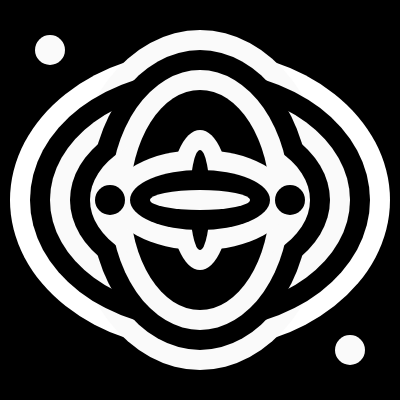
Frame 1 (no input)
Frame 60 (no input): identical to frame 1, image omitted
Frame 120 (the mouse pressed at the canvas centre since frame 60): identical to frame 1, image omitted

The p5.js sketch that drew this single still picture (run headless with seeded random() and noise() and a simulated clock; from frame 60 on, the mouse is pressed at the canvas centre):

// p5.js sketch
// ── sketch.js
function setup() {
  createCanvas(400, 400);
}

function draw() {
    background(0);
    noStroke();

    fill(0);
    ellipse(200, 200, 300, 380);
    fill(2500);
    ellipse(200, 200, 380, 300); 

    fill(250);
    ellipse(200, 200, 260, 340);
    fill(0);
    ellipse(200, 200, 340, 260); 


    fill(250);
    ellipse(200, 200, 300, 220);
    fill(0);
    ellipse(200, 200, 220, 300);

    fill(0);
    ellipse(200, 200, 260, 180);
    fill(250);
    ellipse(200, 200, 180, 260);

    fill(250);
    ellipse(200, 200, 220, 140);
    fill(0);
    ellipse(200, 200, 140, 220);


    fill(0);
    ellipse(200, 200, 100, 180);
    fill(250);
    ellipse(200, 200, 180, 100);

    fill(250);
    ellipse(200, 200, 60, 140);
    fill(0);
    ellipse(200, 200, 140, 60);

    fill(0);
    ellipse(200, 200, 20, 100);
    fill(250);
    ellipse(200, 200, 100, 20);


    fill(0);
    ellipse(110, 200, 30, 30);
    fill(0);
    ellipse(290, 200, 30, 30);

    fill(250);
    ellipse(50, 50, 30, 30);
    fill(250);
    ellipse(350, 350, 30, 30);
}
